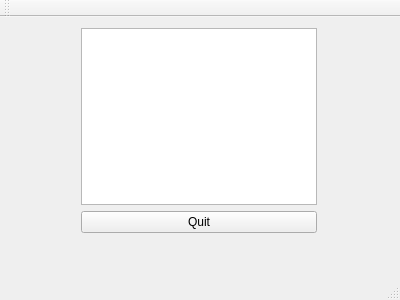
<?xml version="1.0" encoding="UTF-8"?>
<ui version="4.0">
 <class>Notepad</class>
 <widget class="QMainWindow" name="Notepad">
  <property name="geometry">
   <rect>
    <x>0</x>
    <y>0</y>
    <width>400</width>
    <height>300</height>
   </rect>
  </property>
  <property name="windowTitle">
   <string>Notepad</string>
  </property>
  <widget class="QWidget" name="centralWidget">
   <widget class="QWidget" name="">
    <property name="geometry">
     <rect>
      <x>70</x>
      <y>0</y>
      <width>258</width>
      <height>227</height>
     </rect>
    </property>
    <layout class="QVBoxLayout" name="verticalLayout">
     <item>
      <widget class="QTextEdit" name="textEdit"/>
     </item>
     <item>
      <widget class="QPushButton" name="quitButton">
       <property name="text">
        <string>Quit</string>
       </property>
      </widget>
     </item>
    </layout>
   </widget>
  </widget>
  <widget class="QMenuBar" name="menuBar">
   <property name="geometry">
    <rect>
     <x>0</x>
     <y>0</y>
     <width>400</width>
     <height>25</height>
    </rect>
   </property>
  </widget>
  <widget class="QToolBar" name="mainToolBar">
   <attribute name="toolBarArea">
    <enum>TopToolBarArea</enum>
   </attribute>
   <attribute name="toolBarBreak">
    <bool>false</bool>
   </attribute>
  </widget>
  <widget class="QStatusBar" name="statusBar"/>
 </widget>
 <layoutdefault spacing="6" margin="11"/>
 <resources/>
 <connections/>
</ui>
